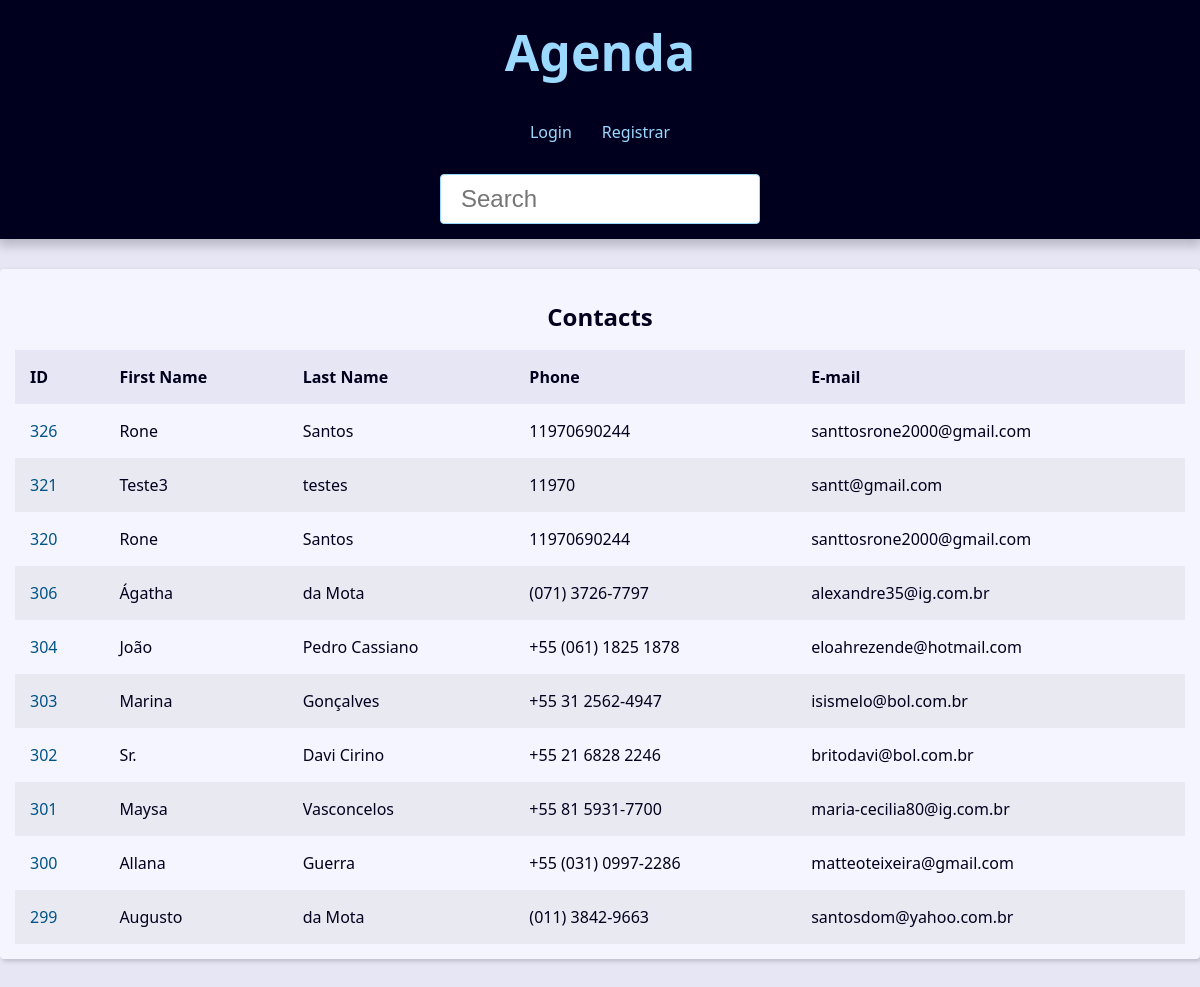
Before: / with the older database file.
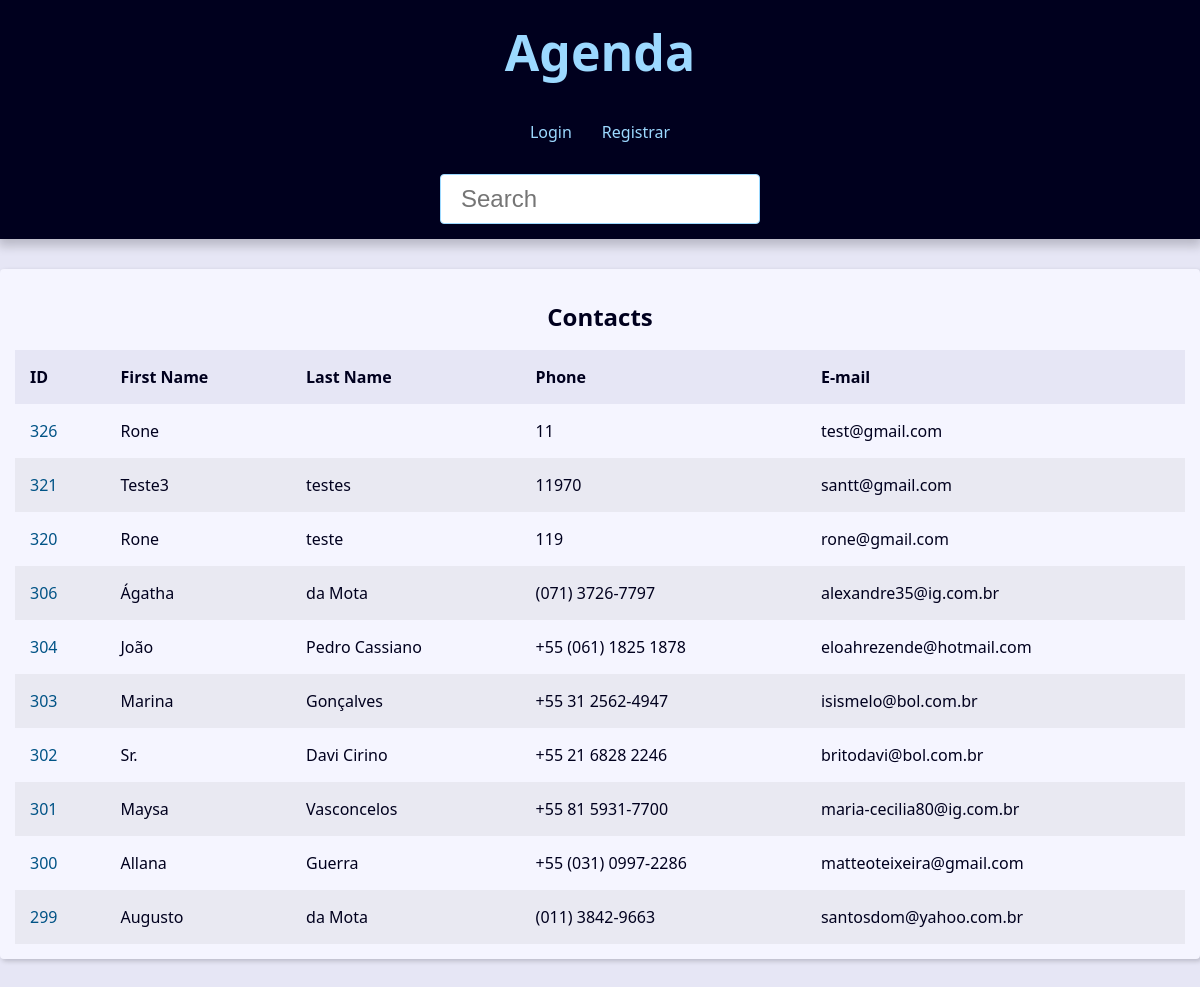
After: the same page with the newer database file.
### contact/models.py (models this page shows, shortened)
class Contact(models.Model):
    first_name = models.CharField(max_length=50)
    last_name = models.CharField(max_length=50, blank=True)
    phone = models.CharField(max_length=50)
    email = models.EmailField(max_length=254, blank=True)
    created_date = models.DateTimeField(default=timezone.now)
    description = models.TextField(blank=True)
    show = models.BooleanField(default=True)
    image = models.ImageField(blank=True, upload_to='images/%Y/%m/')
    category = models.ForeignKey(
        Category,
        on_delete=models.SET_NULL,
        blank=True,
        null=True
    )
    owner = models.ForeignKey(
        User,
        on_delete=models.SET_NULL,
        blank=True,
        null=True
    )

### contact/views/contact_views.py (the view)
# urls.py: path('',views.index, name='index'),
def index(req):
    contacts = Contact.objects.filter(show=True).order_by('-id')
    paginator = Paginator(contacts, 10)
    page_number = req.GET.get('page')
    page_obj = paginator.get_page(page_number)
    context = {
        'page_obj': page_obj,
        'site_title': 'Contatos - ',
    }
    return render(
        req,
        'contact/index.html',
        context,
    )

### contact/templates/contact/index.html
{% extends "global/base.html" %}
{% block content %}
    {% if page_obj %}
    <div class="responsive-table">
        <table class="contacts-table">
            <caption class="table-caption">
                Contacts
            </caption>
            <thead>
                <tr class="table-row table-row-header">
                    <th class="table-header">ID</th>
                    <th class="table-header">First Name</th>
                    <th class="table-header">Last Name</th>
                    <th class="table-header">Phone</th>
                    <th class="table-header">E-mail</th>
                </tr>
                <tbody>
                    {% for contact in page_obj %}
                        <tr class='table-row'>
                            <td class='table-cel'>
                                <a class='table-link' href="{% url 'contact:contact' contact.id %}">
                                    {{contact.id}}
                                </a>
                            </td>
                            <td class='table-cel'> {{contact.first_name}}</td>
                            <td class='table-cel'> {{contact.last_name}}</td>
                            <td class='table-cel'> {{contact.phone}}</td>
                            <td class='table-cel'> {{contact.email}}</td>
                        </tr>
                    {% endfor %}
                </tbody>
            </thead>
        </table>
    </div>
{% else %}
    <div class="single-contact">
        <h1 class="single-contact-name">
            Nenhum contato encontrado
        </h1>
    </div>
{% endif %}
{% endblock content %}

Changed rows visible on the page:
changed Contact id 326: phone "11970690244" → "11"; email "santtosrone2000@gmail.com" → "test@gmail.com"; last_name "Santos" → (not shown)
changed Contact id 320: last_name "Santos" → "teste"; phone "11970690244" → "119"; email "santtosrone2000@gmail.com" → "rone@gmail.com"
